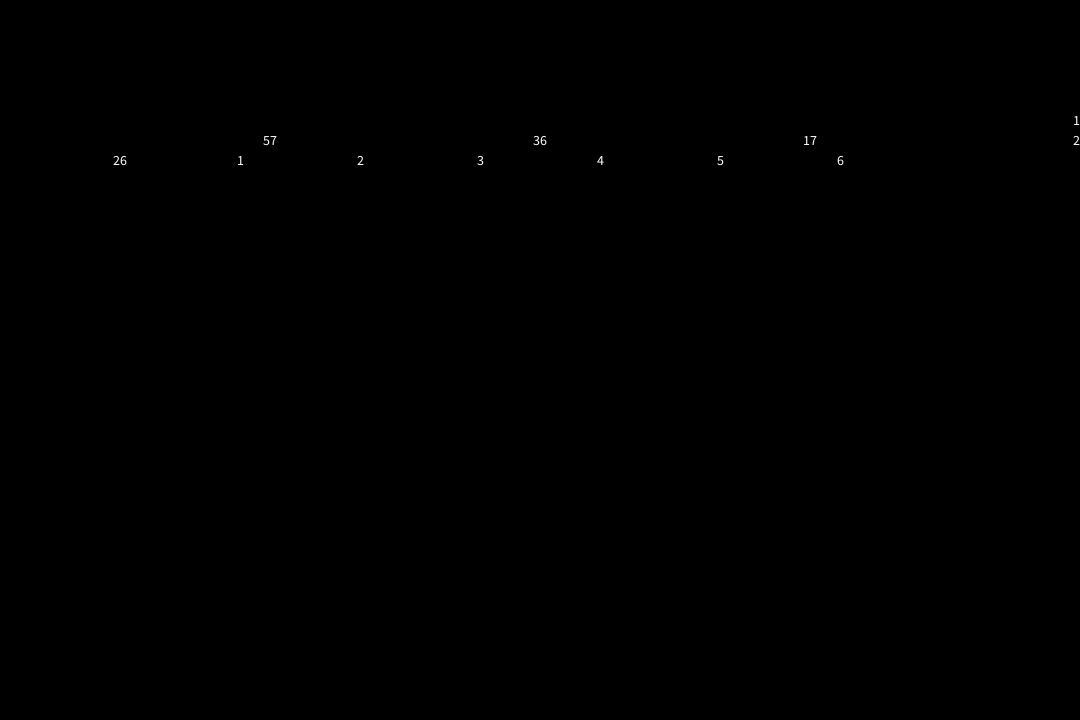
Frame 1 (no input)
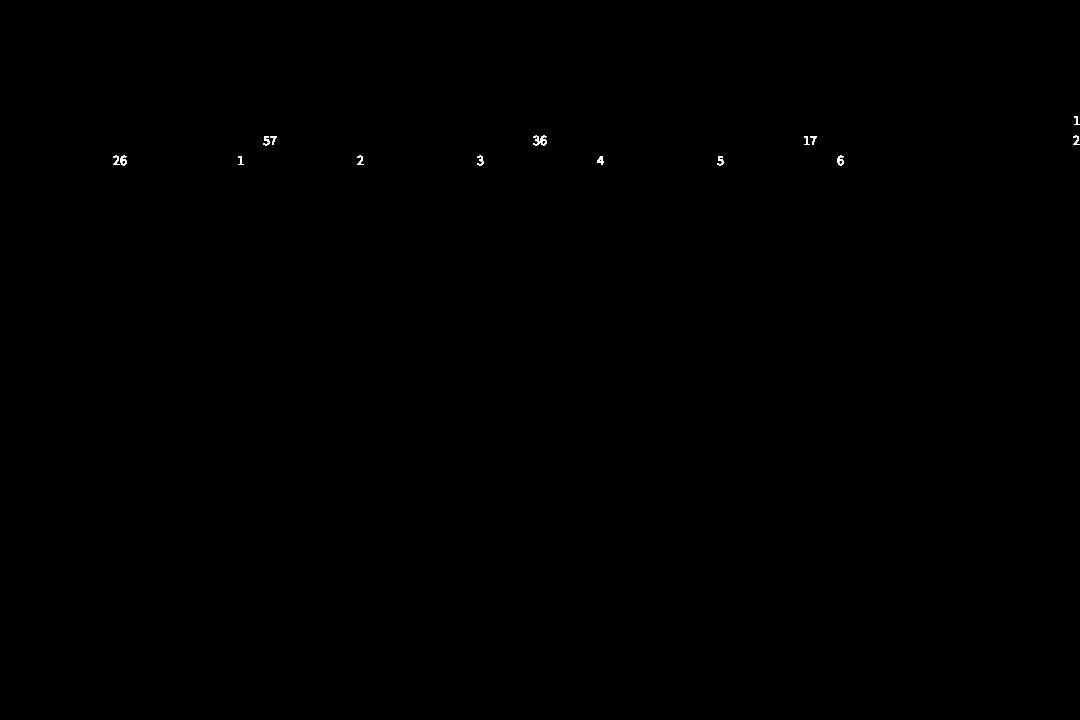
Frame 60 (the mouse pressed at the canvas centre just before this capture)
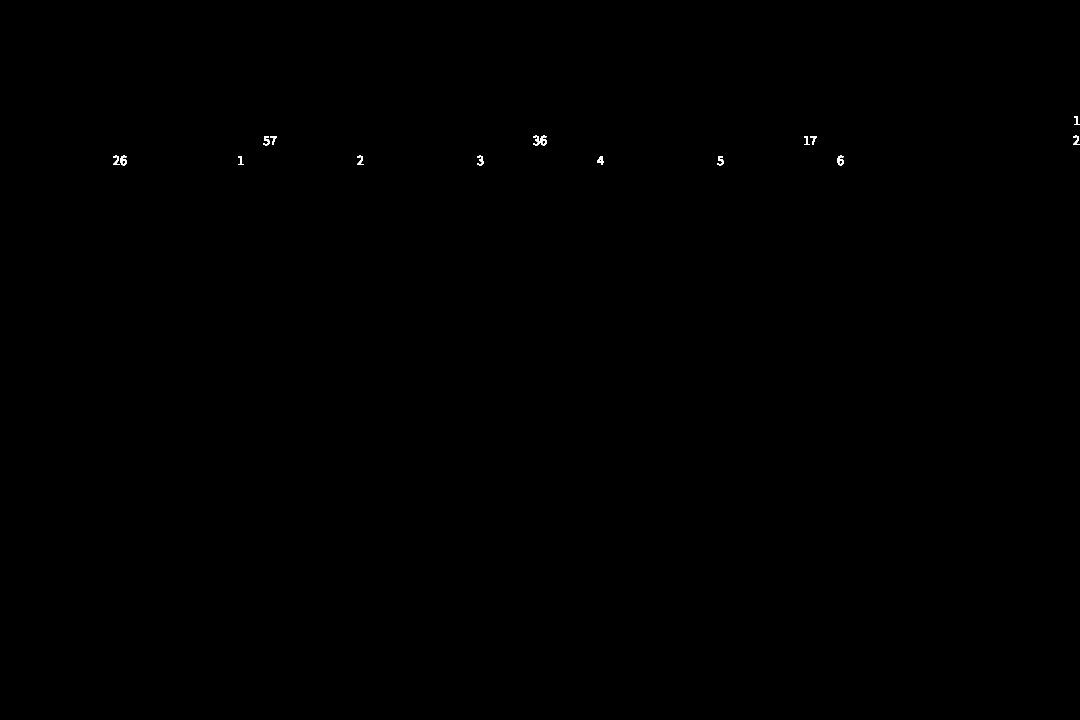
Frame 120 (the mouse held since frame 60 and released just before this capture)

The Processing sketch that drew these frames (run headless with seeded random() and noise(); from frame 60 on, the mouse is pressed at the canvas centre):

// Processing sketch: heap_sort_visualize
// ── heap_sort_visualize.pde
int arr[] = {121, 10, 130, 57, 36, 17, 25, 26,1,2,3,4,5,6};
 heap h = new heap(arr, arr.length);
 
void setup(){
  size(1080, 720);
  background(0);
}

void draw(){
  h.print();
}

// ── heap.pde
class heap{  
  int layer;
  int[] arr;
  int n;
  int p = 0;
  heap(int[] arr, int n){
    this.arr = arr;
    this.n = n;
    layer = ceil(log(n+1)/log(2));
  }
  
  void print(){
    textAlign(CENTER, CENTER);
    textSize(14);
    for (int i=0; i<layer; i++){
//      println(arr[i]);
      for (int j = 0; j< pow(2,i); j++){
      //text(arr[p], width/2 - 25* pow(2,i) + j*50 , 100+i*20);
      text(arr[p], (j+1)* width/pow(i,2) , 100+i*20);
      if(p==n-1)
      break;
      p++;
    }
    }
    p=0;
  }
  
}
